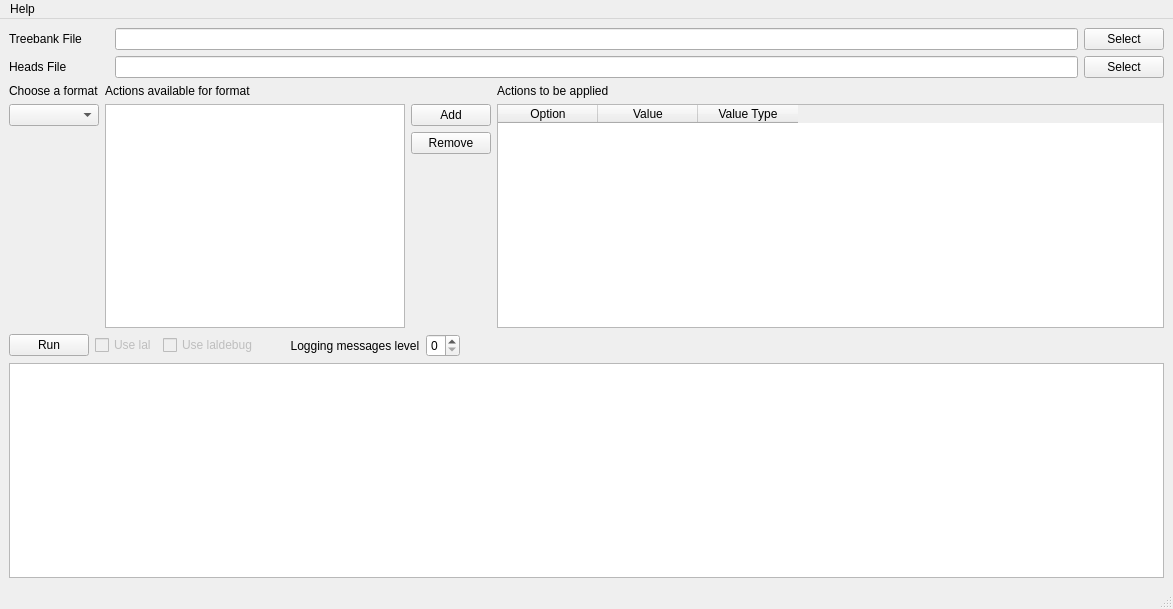
<?xml version="1.0" encoding="UTF-8"?>
<ui version="4.0">
 <class>gui_treebank_parser</class>
 <widget class="QMainWindow" name="gui_treebank_parser">
  <property name="geometry">
   <rect>
    <x>0</x>
    <y>0</y>
    <width>1173</width>
    <height>609</height>
   </rect>
  </property>
  <property name="windowTitle">
   <string>gui_treebank_parser</string>
  </property>
  <widget class="QWidget" name="centralwidget">
   <layout class="QVBoxLayout" name="verticalLayout_6">
    <item>
     <layout class="QHBoxLayout" name="horizontalLayout">
      <item>
       <widget class="QLabel" name="label_5">
        <property name="minimumSize">
         <size>
          <width>100</width>
          <height>0</height>
         </size>
        </property>
        <property name="text">
         <string>Treebank File</string>
        </property>
        <property name="alignment">
         <set>Qt::AlignLeading|Qt::AlignLeft|Qt::AlignVCenter</set>
        </property>
       </widget>
      </item>
      <item>
       <widget class="QLineEdit" name="inputTreebankFile">
        <property name="minimumSize">
         <size>
          <width>350</width>
          <height>0</height>
         </size>
        </property>
       </widget>
      </item>
      <item>
       <widget class="FileChooserButton" name="inputTreebankButton">
        <property name="text">
         <string>Select</string>
        </property>
       </widget>
      </item>
     </layout>
    </item>
    <item>
     <layout class="QHBoxLayout" name="horizontalLayout_2">
      <item>
       <widget class="QLabel" name="label_6">
        <property name="minimumSize">
         <size>
          <width>100</width>
          <height>0</height>
         </size>
        </property>
        <property name="text">
         <string>Heads File</string>
        </property>
        <property name="alignment">
         <set>Qt::AlignLeading|Qt::AlignLeft|Qt::AlignVCenter</set>
        </property>
       </widget>
      </item>
      <item>
       <widget class="QLineEdit" name="outputHeadsFile">
        <property name="minimumSize">
         <size>
          <width>350</width>
          <height>0</height>
         </size>
        </property>
       </widget>
      </item>
      <item>
       <widget class="FileChooserButton" name="outputHeadsButton">
        <property name="text">
         <string>Select</string>
        </property>
       </widget>
      </item>
     </layout>
    </item>
    <item>
     <layout class="QHBoxLayout" name="horizontalLayout_4">
      <item>
       <layout class="QVBoxLayout" name="verticalLayout">
        <item>
         <widget class="QLabel" name="label">
          <property name="text">
           <string>Choose a format</string>
          </property>
         </widget>
        </item>
        <item>
         <widget class="TreebankFormatSelector" name="treebankFormatSelector">
          <item>
           <property name="text">
            <string/>
           </property>
          </item>
         </widget>
        </item>
        <item>
         <spacer name="verticalSpacer">
          <property name="orientation">
           <enum>Qt::Vertical</enum>
          </property>
          <property name="sizeHint" stdset="0">
           <size>
            <width>20</width>
            <height>40</height>
           </size>
          </property>
         </spacer>
        </item>
       </layout>
      </item>
      <item>
       <layout class="QVBoxLayout" name="verticalLayout_5">
        <item>
         <widget class="QLabel" name="label_2">
          <property name="text">
           <string>Actions available for format</string>
          </property>
         </widget>
        </item>
        <item>
         <widget class="QListWidget" name="availableActionList">
          <property name="minimumSize">
           <size>
            <width>300</width>
            <height>0</height>
           </size>
          </property>
          <property name="maximumSize">
           <size>
            <width>300</width>
            <height>16777215</height>
           </size>
          </property>
         </widget>
        </item>
       </layout>
      </item>
      <item>
       <layout class="QVBoxLayout" name="verticalLayout_3">
        <item>
         <widget class="QLabel" name="label_4">
          <property name="text">
           <string/>
          </property>
         </widget>
        </item>
        <item>
         <widget class="ActionListModifier" name="actionAddButton">
          <property name="text">
           <string>Add</string>
          </property>
         </widget>
        </item>
        <item>
         <widget class="ActionListModifier" name="actionRemoveButton">
          <property name="text">
           <string>Remove</string>
          </property>
         </widget>
        </item>
        <item>
         <spacer name="verticalSpacer_2">
          <property name="orientation">
           <enum>Qt::Vertical</enum>
          </property>
          <property name="sizeHint" stdset="0">
           <size>
            <width>20</width>
            <height>40</height>
           </size>
          </property>
         </spacer>
        </item>
       </layout>
      </item>
      <item>
       <layout class="QVBoxLayout" name="verticalLayout_4">
        <item>
         <widget class="QLabel" name="label_3">
          <property name="text">
           <string>Actions to be applied</string>
          </property>
         </widget>
        </item>
        <item>
         <widget class="ChosenActionsTable" name="chosenActionTable">
          <property name="minimumSize">
           <size>
            <width>600</width>
            <height>0</height>
           </size>
          </property>
          <column>
           <property name="text">
            <string>Option</string>
           </property>
          </column>
          <column>
           <property name="text">
            <string>Value</string>
           </property>
          </column>
          <column>
           <property name="text">
            <string>Value Type</string>
           </property>
          </column>
         </widget>
        </item>
       </layout>
      </item>
     </layout>
    </item>
    <item>
     <layout class="QVBoxLayout" name="verticalLayout_2">
      <item>
       <layout class="QHBoxLayout" name="horizontalLayout_3">
        <item>
         <widget class="RunnerButton" name="runTreebankParser">
          <property name="text">
           <string>Run</string>
          </property>
         </widget>
        </item>
        <item>
         <widget class="QCheckBox" name="lalReleaseCheckBox">
          <property name="enabled">
           <bool>false</bool>
          </property>
          <property name="text">
           <string>Use lal</string>
          </property>
         </widget>
        </item>
        <item>
         <widget class="QCheckBox" name="lalDebugCheckBox">
          <property name="enabled">
           <bool>false</bool>
          </property>
          <property name="text">
           <string>Use laldebug</string>
          </property>
         </widget>
        </item>
        <item>
         <widget class="QLabel" name="label_7">
          <property name="toolTip">
           <string>Output logging messages showing the progress of the script. The higher the debugging level the more messages will be displayed.
* 0: display only 'error' and 'critical' messages.
* 1: messages from 0 plus 'warning' messages.
* 2: messages from 1 plus 'info' messages.
* 3: messages from 2 plus 'debug' messages.</string>
          </property>
          <property name="text">
           <string>        Logging messages level</string>
          </property>
         </widget>
        </item>
        <item>
         <widget class="QSpinBox" name="loggingLevelSpinBox">
          <property name="maximum">
           <number>3</number>
          </property>
         </widget>
        </item>
        <item>
         <spacer name="horizontalSpacer">
          <property name="orientation">
           <enum>Qt::Horizontal</enum>
          </property>
          <property name="sizeHint" stdset="0">
           <size>
            <width>40</width>
            <height>20</height>
           </size>
          </property>
         </spacer>
        </item>
       </layout>
      </item>
      <item>
       <widget class="QTextEdit" name="msgLogger">
        <property name="sizeIncrement">
         <size>
          <width>0</width>
          <height>0</height>
         </size>
        </property>
        <property name="readOnly">
         <bool>true</bool>
        </property>
       </widget>
      </item>
     </layout>
    </item>
   </layout>
  </widget>
  <widget class="QMenuBar" name="menu_bar">
   <property name="geometry">
    <rect>
     <x>0</x>
     <y>0</y>
     <width>1173</width>
     <height>22</height>
    </rect>
   </property>
   <widget class="HelpMenu" name="only_menu">
    <property name="title">
     <string>Help</string>
    </property>
    <addaction name="how_to"/>
    <addaction name="about"/>
    <addaction name="separator"/>
   </widget>
   <addaction name="only_menu"/>
  </widget>
  <widget class="QStatusBar" name="statusbar"/>
  <action name="how_to">
   <property name="text">
    <string>How to</string>
   </property>
  </action>
  <action name="about">
   <property name="text">
    <string>About</string>
   </property>
  </action>
  <action name="actionq1">
   <property name="text">
    <string>q1</string>
   </property>
  </action>
  <action name="actionq2">
   <property name="text">
    <string>q2</string>
   </property>
  </action>
  <action name="check_LAL_reachable">
   <property name="text">
    <string>Is LAL reachable?</string>
   </property>
  </action>
 </widget>
 <customwidgets>
  <customwidget>
   <class>TreebankFormatSelector</class>
   <extends>QComboBox</extends>
   <header>treebankformatselector.h</header>
  </customwidget>
  <customwidget>
   <class>FileChooserButton</class>
   <extends>QPushButton</extends>
   <header>filechooserbutton.h</header>
  </customwidget>
  <customwidget>
   <class>ActionListModifier</class>
   <extends>QPushButton</extends>
   <header>actionlistmodifier.h</header>
  </customwidget>
  <customwidget>
   <class>ChosenActionsTable</class>
   <extends>QTableWidget</extends>
   <header>chosenactionstable.h</header>
  </customwidget>
  <customwidget>
   <class>RunnerButton</class>
   <extends>QPushButton</extends>
   <header>runnerbutton.h</header>
  </customwidget>
  <customwidget>
   <class>HelpMenu</class>
   <extends>QMenu</extends>
   <header>helpmenu.h</header>
  </customwidget>
 </customwidgets>
 <resources/>
 <connections/>
</ui>
